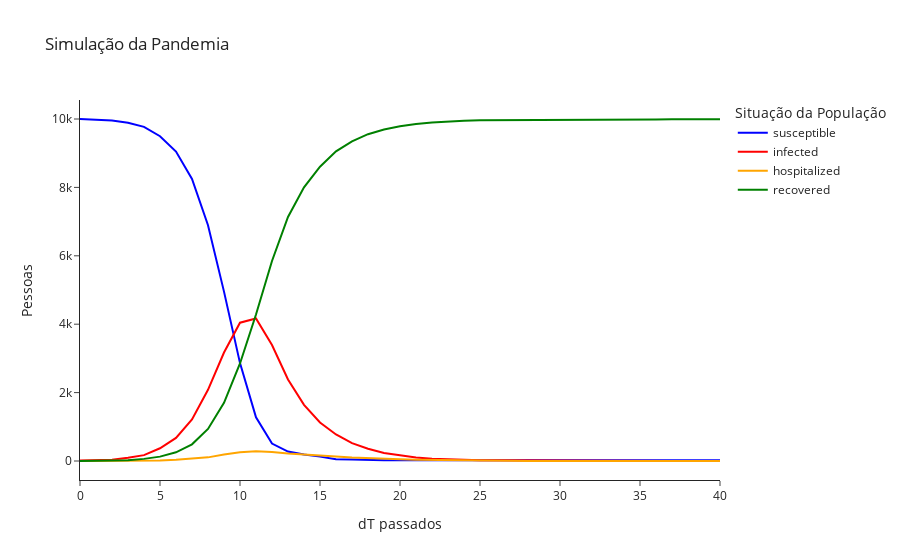
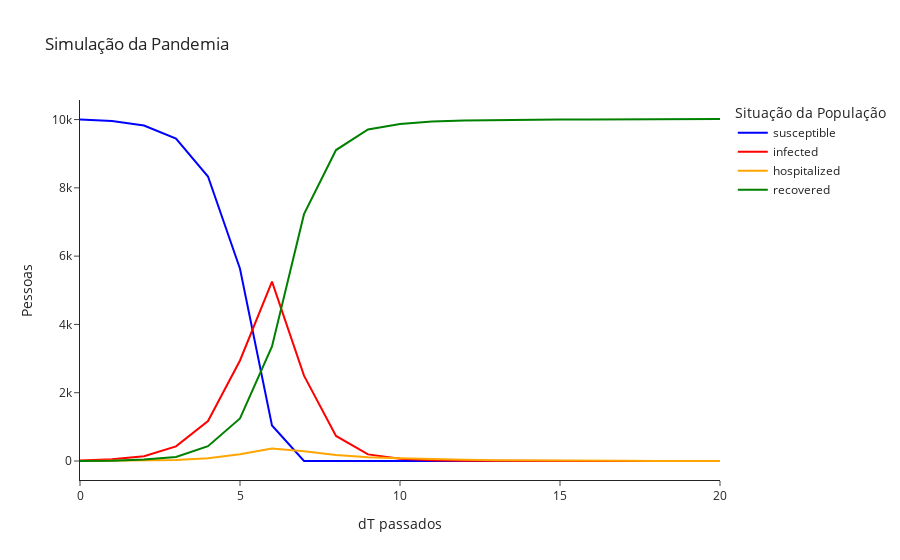
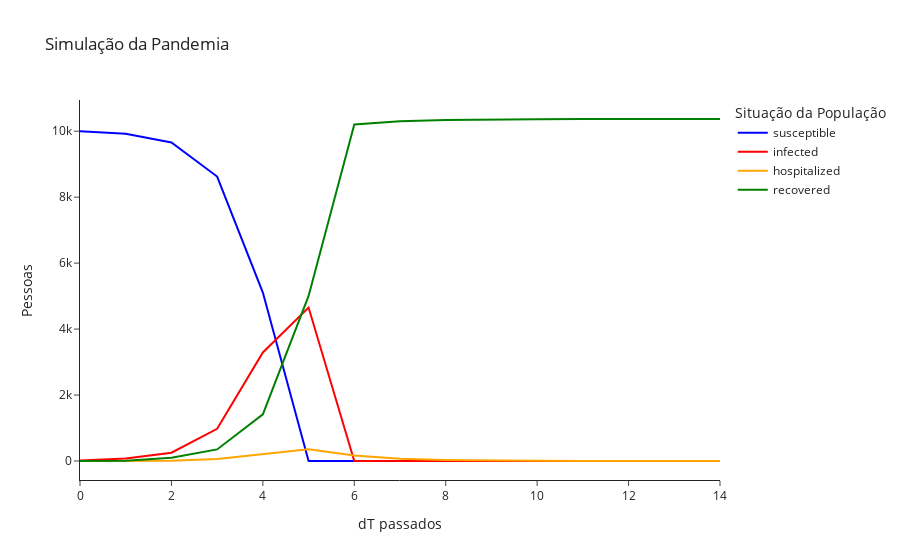

Notebook code cell kept with these figures, in order:
### Code cell
gensim.time_step = 5
viewer.simple_graph(gensim.create_single().df)
gensim.time_step = 10
viewer.simple_graph(gensim.create_single().df)
gensim.time_step = 15
viewer.simple_graph(gensim.create_single().df)

### Figure 1 — Plotly figure (JSON) as saved in the notebook; plotly's stock layout.template omitted (floating-point values rounded to 4 significant figures)
{"data": [{"hovertemplate": "Situação da População=susceptible<br>dT passados=%{x}<br>Pessoas=%{y}<extra></extra>", "legendgroup": "susceptible", "line": {"color": "blue", "dash": "solid"}, "marker": {"symbol": "circle"}, "mode": "lines", "name": "susceptible", "orientation": "v", "showlegend": true, "x": [0, 1, 2, 3, 4, 5, 6, 7, 8, 9, 10, 11, 12, 13, 14, 15, 16, 17, 18, 19, 20, 21, 22, 23, 24, 25, 26, 27, 28, 29, 30, 31, 32, 33, 34, 35, 36, 37, 38, 39, 40], "xaxis": "x", "y": [10000, 9986, 9959, 9893, 9769, 9497, 9047, 8247, 6892, 4953, 2862, 1280, 511, 277, 188, 128, 52, 47, 26, 25, 24, 24, 24, 24, 24, 24, 24, 24, 24, 24, 24, 24, 24, 24, 24, 24, 24, 24, 24, 24, 24], "yaxis": "y", "type": "scatter"}, {"hovertemplate": "Situação da População=infected<br>dT passados=%{x}<br>Pessoas=%{y}<extra></extra>", "legendgroup": "infected", "line": {"color": "red", "dash": "solid"}, "marker": {"symbol": "circle"}, "mode": "lines", "name": "infected", "orientation": "v", "showlegend": true, "x": [0, 1, 2, 3, 4, 5, 6, 7, 8, 9, 10, 11, 12, 13, 14, 15, 16, 17, 18, 19, 20, 21, 22, 23, 24, 25, 26, 27, 28, 29, 30, 31, 32, 33, 34, 35, 36, 37, 38, 39, 40], "xaxis": "x", "y": [15, 18, 37, 93, 172, 372, 674, 1217, 2081, 3171, 4045, 4166, 3391, 2383, 1642, 1126, 775, 521, 358, 233, 157, 101, 68, 50, 29, 20, 19, 16, 10, 8, 1, 1, 1, 0, 0, 0, 0, 0, 0, 0, 0], "yaxis": "y", "type": "scatter"}, {"hovertemplate": "Situação da População=hospitalized<br>dT passados=%{x}<br>Pessoas=%{y}<extra></extra>", "legendgroup": "hospitalized", "line": {"color": "orange", "dash": "solid"}, "marker": {"symbol": "circle"}, "mode": "lines", "name": "hospitalized", "orientation": "v", "showlegend": true, "x": [0, 1, 2, 3, 4, 5, 6, 7, 8, 9, 10, 11, 12, 13, 14, 15, 16, 17, 18, 19, 20, 21, 22, 23, 24, 25, 26, 27, 28, 29, 30, 31, 32, 33, 34, 35, 36, 37, 38, 39, 40], "xaxis": "x", "y": [0, 1, 2, 5, 12, 18, 39, 63, 106, 189, 257, 285, 265, 220, 184, 156, 134, 99, 75, 62, 48, 36, 28, 16, 14, 10, 7, 5, 3, 3, 3, 3, 3, 3, 3, 3, 2, 1, 1, 1, 0], "yaxis": "y", "type": "scatter"}, {"hovertemplate": "Situação da População=recovered<br>dT passados=%{x}<br>Pessoas=%{y}<extra></extra>", "legendgroup": "recovered", "line": {"color": "green", "dash": "solid"}, "marker": {"symbol": "circle"}, "mode": "lines", "name": "recovered", "orientation": "v", "showlegend": true, "x": [0, 1, 2, 3, 4, 5, 6, 7, 8, 9, 10, 11, 12, 13, 14, 15, 16, 17, 18, 19, 20, 21, 22, 23, 24, 25, 26, 27, 28, 29, 30, 31, 32, 33, 34, 35, 36, 37, 38, 39, 40], "xaxis": "x", "y": [0, 10, 17, 24, 62, 128, 255, 488, 936, 1702, 2851, 4284, 5848, 7135, 8001, 8605, 9054, 9348, 9556, 9695, 9786, 9854, 9895, 9925, 9948, 9961, 9965, 9970, 9978, 9980, 9987, 9987, 9987, 9988, 9988, 9988, 9989, 9990, 9990, 9990, 9991], "yaxis": "y", "type": "scatter"}], "layout": {"xaxis": {"anchor": "y", "domain": [0.0, 1.0], "title": {"text": "dT passados"}}, "yaxis": {"anchor": "x", "domain": [0.0, 1.0], "title": {"text": "Pessoas"}}, "legend": {"title": {"text": "Situação da População"}, "tracegroupgap": 0}, "title": {"text": "Simulação da Pandemia"}}}

### Figure 2 — Plotly figure (JSON) as saved in the notebook; plotly's stock layout.template omitted (floating-point values rounded to 4 significant figures)
{"data": [{"hovertemplate": "Situação da População=susceptible<br>dT passados=%{x}<br>Pessoas=%{y}<extra></extra>", "legendgroup": "susceptible", "line": {"color": "blue", "dash": "solid"}, "marker": {"symbol": "circle"}, "mode": "lines", "name": "susceptible", "orientation": "v", "showlegend": true, "x": [0, 1, 2, 3, 4, 5, 6, 7, 8, 9, 10, 11, 12, 13, 14, 15, 16, 17, 18, 19, 20], "xaxis": "x", "y": [10000, 9958, 9824, 9440, 8332, 5630, 1042, 1, 1, 1, 1, 1, 1, 1, 1, 1, 1, 1, 1, 1, 1], "yaxis": "y", "type": "scatter"}, {"hovertemplate": "Situação da População=infected<br>dT passados=%{x}<br>Pessoas=%{y}<extra></extra>", "legendgroup": "infected", "line": {"color": "red", "dash": "solid"}, "marker": {"symbol": "circle"}, "mode": "lines", "name": "infected", "orientation": "v", "showlegend": true, "x": [0, 1, 2, 3, 4, 5, 6, 7, 8, 9, 10, 11, 12, 13, 14, 15, 16, 17, 18, 19, 20], "xaxis": "x", "y": [15, 51, 139, 429, 1169, 2944, 5254, 2499, 733, 193, 64, 21, 9, 2, 1, 1, 1, 0, 0, 0, 0], "yaxis": "y", "type": "scatter"}, {"hovertemplate": "Situação da População=hospitalized<br>dT passados=%{x}<br>Pessoas=%{y}<extra></extra>", "legendgroup": "hospitalized", "line": {"color": "orange", "dash": "solid"}, "marker": {"symbol": "circle"}, "mode": "lines", "name": "hospitalized", "orientation": "v", "showlegend": true, "x": [0, 1, 2, 3, 4, 5, 6, 7, 8, 9, 10, 11, 12, 13, 14, 15, 16, 17, 18, 19, 20], "xaxis": "x", "y": [0, 2, 9, 26, 80, 195, 365, 286, 174, 112, 78, 48, 33, 23, 14, 10, 8, 5, 3, 1, 0], "yaxis": "y", "type": "scatter"}, {"hovertemplate": "Situação da População=recovered<br>dT passados=%{x}<br>Pessoas=%{y}<extra></extra>", "legendgroup": "recovered", "line": {"color": "green", "dash": "solid"}, "marker": {"symbol": "circle"}, "mode": "lines", "name": "recovered", "orientation": "v", "showlegend": true, "x": [0, 1, 2, 3, 4, 5, 6, 7, 8, 9, 10, 11, 12, 13, 14, 15, 16, 17, 18, 19, 20], "xaxis": "x", "y": [0, 4, 43, 120, 434, 1246, 3354, 7229, 9107, 9709, 9872, 9945, 9972, 9989, 9999, 10003, 10005, 10011, 10013, 10015, 10016], "yaxis": "y", "type": "scatter"}], "layout": {"xaxis": {"anchor": "y", "domain": [0.0, 1.0], "title": {"text": "dT passados"}}, "yaxis": {"anchor": "x", "domain": [0.0, 1.0], "title": {"text": "Pessoas"}}, "legend": {"title": {"text": "Situação da População"}, "tracegroupgap": 0}, "title": {"text": "Simulação da Pandemia"}}}

### Figure 3 — Plotly figure (JSON) as saved in the notebook; plotly's stock layout.template omitted (floating-point values rounded to 4 significant figures)
{"data": [{"hovertemplate": "Situação da População=susceptible<br>dT passados=%{x}<br>Pessoas=%{y}<extra></extra>", "legendgroup": "susceptible", "line": {"color": "blue", "dash": "solid"}, "marker": {"symbol": "circle"}, "mode": "lines", "name": "susceptible", "orientation": "v", "showlegend": true, "x": [0, 1, 2, 3, 4, 5, 6, 7, 8, 9, 10, 11, 12, 13, 14], "xaxis": "x", "y": [10000, 9925, 9660, 8626, 5109, 1, 1, 1, 1, 1, 1, 1, 1, 1, 1], "yaxis": "y", "type": "scatter"}, {"hovertemplate": "Situação da População=infected<br>dT passados=%{x}<br>Pessoas=%{y}<extra></extra>", "legendgroup": "infected", "line": {"color": "red", "dash": "solid"}, "marker": {"symbol": "circle"}, "mode": "lines", "name": "infected", "orientation": "v", "showlegend": true, "x": [0, 1, 2, 3, 4, 5, 6, 7, 8, 9, 10, 11, 12, 13, 14], "xaxis": "x", "y": [15, 77, 251, 975, 3291, 4654, 0, 0, 0, 0, 0, 0, 0, 0, 0], "yaxis": "y", "type": "scatter"}, {"hovertemplate": "Situação da População=hospitalized<br>dT passados=%{x}<br>Pessoas=%{y}<extra></extra>", "legendgroup": "hospitalized", "line": {"color": "orange", "dash": "solid"}, "marker": {"symbol": "circle"}, "mode": "lines", "name": "hospitalized", "orientation": "v", "showlegend": true, "x": [0, 1, 2, 3, 4, 5, 6, 7, 8, 9, 10, 11, 12, 13, 14], "xaxis": "x", "y": [0, 5, 8, 63, 199, 356, 164, 69, 31, 10, 5, 3, 1, 1, 0], "yaxis": "y", "type": "scatter"}, {"hovertemplate": "Situação da População=recovered<br>dT passados=%{x}<br>Pessoas=%{y}<extra></extra>", "legendgroup": "recovered", "line": {"color": "green", "dash": "solid"}, "marker": {"symbol": "circle"}, "mode": "lines", "name": "recovered", "orientation": "v", "showlegend": true, "x": [0, 1, 2, 3, 4, 5, 6, 7, 8, 9, 10, 11, 12, 13, 14], "xaxis": "x", "y": [0, 8, 96, 351, 1416, 5004, 10206, 10301, 10339, 10360, 10365, 10367, 10369, 10369, 10370], "yaxis": "y", "type": "scatter"}], "layout": {"xaxis": {"anchor": "y", "domain": [0.0, 1.0], "title": {"text": "dT passados"}}, "yaxis": {"anchor": "x", "domain": [0.0, 1.0], "title": {"text": "Pessoas"}}, "legend": {"title": {"text": "Situação da População"}, "tracegroupgap": 0}, "title": {"text": "Simulação da Pandemia"}}}
